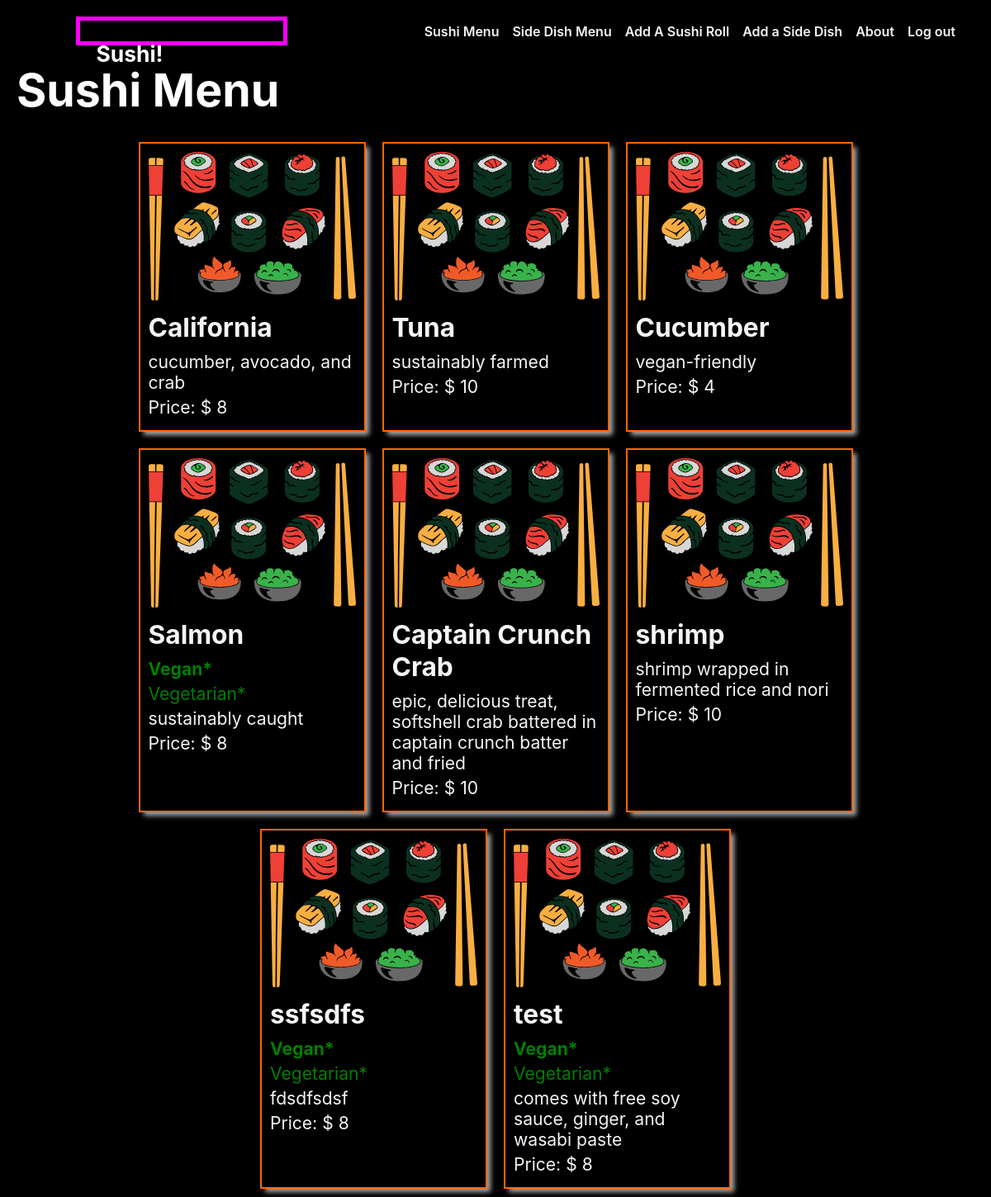
The page /sushi/ (signed in) on the database its author committed.
### main_app/models.py (models this page shows, shortened)
class Sushi(models.Model):
  name = models.CharField(max_length=50)
  description = models.TextField(max_length=250, default='comes with free soy sauce, ginger, and wasabi paste')
  isVegan = models.BooleanField(default=False)
  isVegetarian = models.BooleanField(default=False)
  price = models.IntegerField(default=8)
  sides = models.ManyToManyField(Side)
  user = models.ForeignKey(User, on_delete=models.CASCADE)

### main_app/views.py (the view)
# urls.py: path('sushi/', views.sushi_index, name='sushi_index'),
@login_required
def sushi_index(request):
  rolls = Sushi.objects.filter(user=request.user)
  return render(request, 'sushi/index.html', { 'rolls': rolls})

### main_app/templates/sushi/index.html
{% extends 'base.html' %} {% load static %} {% block head %}
<link
  rel="stylesheet"
  type="text/css"
  href="{% static 'css/sushi-index.css' %}"
/>
{% endblock %} {% block content %}
<section class="page-header">
  <h1>Sushi Menu</h1>
</section>
<section class="card-container">
  {% for sushi in rolls %}
  <div class="card">
    <a href="{% url 'sushi_detail' sushi.id %}">
      <div class="card-content">
        <div class="card-img-container">
          <img src="{% static 'images/sushi.svg' %}" alt="sushi logo icon" />
        </div>
        <h2 class="card-title">{{ sushi.name }}</h2>
        {% if sushi.isVegan %}
        <p style="color: green; font-weight: bold">Vegan*</p>
        {% else %}
        <p></p>
        {% endif %} {% if sushi.isVegetarian %}
        <p style="color: green">Vegetarian*</p>
        {% else %}
        <p></p>
        {% endif %}
        <p>{{ sushi.description }}</p>
        <p>Price: $ {{ sushi.price }}</p>
      </div>
    </a>
  </div>
  {% endfor %}
</section>
{% endblock %}

### main_app/static/css/base.css (style rules this page uses)
html { box-sizing: border-box; background: #000; color: white; }
*, *::before, *::after { box-sizing: inherit; }
:root { font-size: 82.5%; }
body { margin: 0; display: flex; flex-direction: column; align-items: center; font-family: -apple-system, BlinkMacSystemFont, "Segoe UI", "Roboto", "Oxygen", "Ubuntu", "Cantarell", "Fira Sans", "Droid Sans", "Helvetica Neue", sans-serif; --nav-bg: #aaa; --nav-bg-ff: #000; --borders: rgb(255, 102, 0) solid 2px; --text-color: rgb(245, 245, 245); --link-hover-color: rgb(255, 102, 0); --button-bg: rgb(245, 245, 245); --button-bg-hover: rgb(226, 226, 226); --submit: rgb(26, 128, 0); --warn: rgb(255, 102, 0); --danger: rgb(220, 20, 30); --secondary: rgb(57, 57, 57); --card-box-shadow: 5px 5px 6px -1px #aaa; --font-xtreme: 4.2rem; --font-xxl: 3.6rem; --font-xl: 2.4rem; --font-l: 1.8rem; --font-reg: 1.6rem; --card-border-radius: 6px; }
.page-header { display: flex; align-items: center; margin: 20px; }
.page-header h1 { font-size: var(--font-xxl); margin: 0; }
@media only screen and (min-width: 768px) { .page-header h1 { font-size: var(--font-xtreme); } }

### main_app/static/css/sushi-index.css (style rules this page uses)
.card-container { padding: 0 30px; display: flex; justify-content: center; flex-wrap: wrap; }
.card { width: 275px; margin: 10px; border: var(--borders); box-shadow: var(--card-box-shadow); }
.card-content { padding: 10px; width: 100%; }
.card > a { text-decoration: none; color: var(--text-color); }
.card h2 { margin: 10px 0; font-size: var(--font-xl); }
.card p { margin: 5px 0; font-size: var(--font-reg); }

### rows shown on the page
Sushi: name "California", description "cucumber, avocado, and crab", price "8"
Sushi: name "Tuna", description "sustainably farmed", price "10"
Sushi: name "Cucumber", description "vegan-friendly", price "4"
Sushi: name "Salmon", isVegan "Vegan*", isVegetarian "Vegetarian*", description "sustainably caught", price "8"
Sushi: name "Captain Crunch Crab", description "epic, delicious treat, softshell crab battered in captain crunch batter and fried", price "10"
Sushi: name "shrimp", description "shrimp wrapped in fermented rice and nori", price "10"
Sushi: name "ssfsdfs", isVegan "Vegan*", isVegetarian "Vegetarian*", description "fdsdfsdsf", price "8"
Sushi: name "test", isVegan "Vegan*", isVegetarian "Vegetarian*", description "comes with free soy sauce, ginger, and wasabi paste", price "8"
